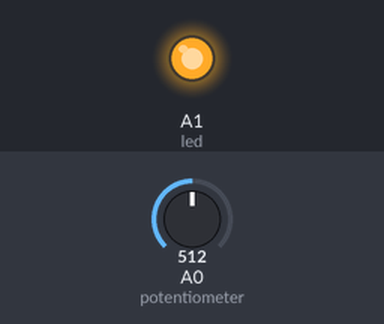
The sketch below on a simulated Arduino Uno, built with avr-gcc and run on an emulated ATmega328P. On the bench: output pins drawn as LEDs (lit = HIGH). Inputs (shaded band) come from the test bench; at power-on: A0 (potentiometer) = 512.

Above: at 1.2 s.
1.3 s: A0 (potentiometer) set to 141
2.8 s: A0 (potentiometer) set to 119
At 3.1 s:
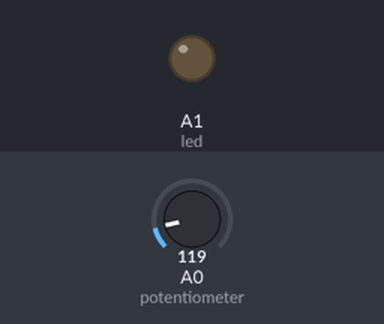
4.3 s: A0 (potentiometer) set to 306
At 5.5 s:
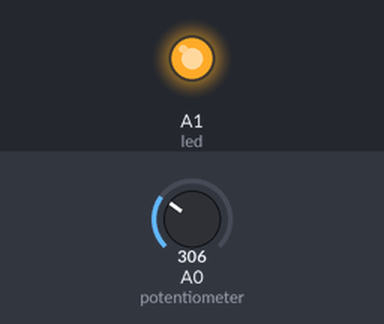
5.8 s: A0 (potentiometer) set to 122
At 6.6 s:
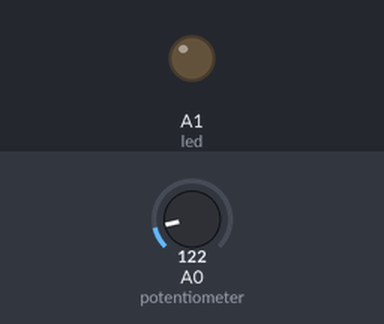
Timing chart, 0 to 8.3 s (numbered marks = the images above; inputs shaded):
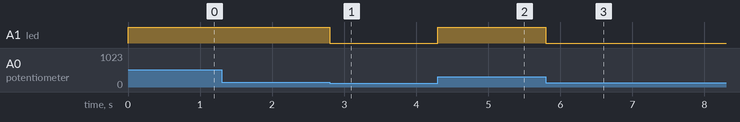

Measured:
- the behaviour switches between 128 and 127 on A0 (potentiometer) (found by bisection; images 0 and 1)
- after the input at 1.3 s, every drawn part: stays the same
- after the input at 2.8 s, A1 (led): HIGH → LOW at once
- after the input at 4.3 s, A1 (led): LOW → HIGH at once
- after the input at 5.8 s, A1 (led): HIGH → LOW at once

The sketch:

Potentiometer.ino
```cpp
int potentiometer = A0;
int led = A1;

void setup(){
  pinMode(potentiometer, INPUT);
  pinMode(led, OUTPUT);
}

void loop(){
  int status = analogRead(potentiometer);
  analogWrite(led, status);
}
```
